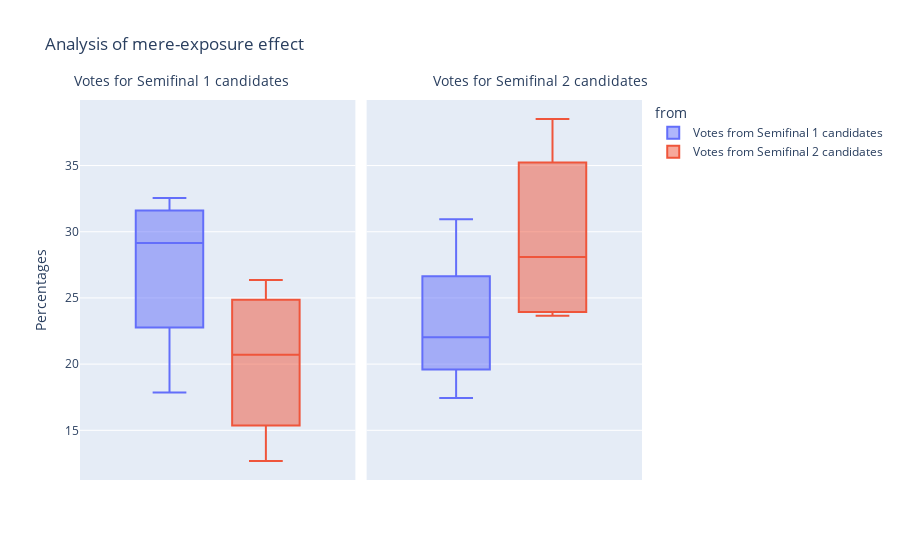

Notebook code cell kept with this figure:
### Markdown cell above
Bovenstaand figuur toont aan dat er meer punten toegekend worden aan landen met queer artiesten. Zes procent van alle deelnemers is openlijk queer, maar van alle winnaars is dit zestig procent. Hieruit blijkt dat er een positieve correlatie is tussen queerness van een artiest en het aantal stemmen dat dat land krijgt. De stemming wordt dus beïnvloedt door overige, niet culturele factoren.

### Code cell
for i in range(2016, 2020):
    candidates_sf1 = euro_df[(euro_df.Edition == '{i}sf1'.format(i=i)) & (euro_df['Jury or Televoting'] == 'T')]['From country']
    sf1 = list(set(candidates_sf1))

    candidates_sf2 = euro_df[(euro_df.Edition== '{i}sf2'.format(i=i)) & (euro_df['Jury or Televoting'] == 'T')]['From country']
    sf2 = list(set(candidates_sf2))


    sf1_to_sf1 = euro_df[(euro_df['From country'].isin(sf1)) & (euro_df.Edition =='{i}f'.format(i=i)) & (euro_df['To country'].isin(sf1))]['Points']
    s11 = sf1_to_sf1.sum()

    sf1_to_sf2 = euro_df[(euro_df['From country'].isin(sf1)) & (euro_df['To country'].isin(sf2)) & (euro_df.Edition=='{i}f'.format(i=i))]['Points']
    s12 = sf1_to_sf2.sum()

    sf2_to_sf2 = euro_df[(euro_df['From country'].isin(sf2)) & (euro_df['To country'].isin(sf2)) & (euro_df.Edition=='{i}f'.format(i=i))]['Points']
    s22 = sf2_to_sf2.sum()

    sf2_to_sf1 = euro_df[(euro_df['From country'].isin(sf2)) & (euro_df['To country'].isin(sf1)) & (euro_df.Edition=='{i}f'.format(i=i))]['Points']
    s21 = sf2_to_sf1.sum()
   
    all_points = sum([s11,s12,s21,s22])
    percentages = [s11/all_points*100, s12/all_points*100, s21/all_points*100, s22/all_points*100]

details = {
    'Year' : ['2016','2016','2016','2016', '2017', '2017', '2017', '2017', '2018', '2018', '2018', '2018', '2019', '2019', '2019', '2019'],
    'from': ['T', 'T', 'F', 'F','T', 'T', 'F', 'F','T', 'T', 'F', 'F','T', 'T', 'F', 'F'],
    'to': ['T', 'F', 'T', 'F','T', 'F','T', 'F','T', 'F','T', 'F','T', 'F','T', 'F'],
    'Percentages' : [27.66830870279146, 22.33169129720854, 18.041871921182263, 31.958128078817733, 32.55336617405583, 17.446633825944172, 26.354679802955665, 23.645320197044335, 30.64449917898194, 21.736453201970445, 23.37848932676519, 24.24055829228243, 17.857142857142858, 30.94525235243798, 12.681779298545765, 38.51582549187339]
}
 
# creating a Dataframe object
df = pd.DataFrame(details)
fig = px.box(df, y='Percentages', color='from', facet_col='to', facet_col_wrap=2, title = 'Analysis of mere-exposure effect')
# Update the layout with new subplot titles
fig.update_traces(
    legendgroup='from',
    name='Votes from Semifinal 1 candidates',
    selector=dict(name='T')
)

fig.update_traces(
    legendgroup='from',
    name='Votes from Semifinal 2 candidates',
    selector=dict(name='F')
)
fig.update_layout(
    title='Analysis of mere-exposure effect',
    annotations=[
        dict(
            x=0.18,
            y=1.02,
            xref='paper',
            yref='paper',
            text='Votes for Semifinal 1 candidates',
            showarrow=False,
            font=dict(size=14)
        ),
        dict(
            x=0.82,
            y=1.02,
            xref='paper',
            yref='paper',
            text='Votes for Semifinal 2 candidates',
            showarrow=False,
            font=dict(size=14)
        )
    ]
)
fig.show()

### Figure 1 — Plotly figure (JSON) as saved in the notebook; plotly's stock layout.template omitted (floating-point values rounded to 4 significant figures)
{"data": [{"alignmentgroup": "True", "hovertemplate": "from=T<br>to=T<br>Percentages=%{y}<extra></extra>", "legendgroup": "from", "marker": {"color": "#636efa"}, "name": "Votes from Semifinal 1 candidates", "notched": false, "offsetgroup": "T", "orientation": "v", "showlegend": true, "type": "box", "x0": " ", "xaxis": "x", "y": [27.67, 32.55, 30.64, 17.86], "y0": " ", "yaxis": "y"}, {"alignmentgroup": "True", "hovertemplate": "from=T<br>to=F<br>Percentages=%{y}<extra></extra>", "legendgroup": "from", "marker": {"color": "#636efa"}, "name": "Votes from Semifinal 1 candidates", "notched": false, "offsetgroup": "T", "orientation": "v", "showlegend": false, "type": "box", "x0": " ", "xaxis": "x2", "y": [22.33, 17.45, 21.74, 30.95], "y0": " ", "yaxis": "y2"}, {"alignmentgroup": "True", "hovertemplate": "from=F<br>to=T<br>Percentages=%{y}<extra></extra>", "legendgroup": "from", "marker": {"color": "#EF553B"}, "name": "Votes from Semifinal 2 candidates", "notched": false, "offsetgroup": "F", "orientation": "v", "showlegend": true, "type": "box", "x0": " ", "xaxis": "x", "y": [18.04, 26.35, 23.38, 12.68], "y0": " ", "yaxis": "y"}, {"alignmentgroup": "True", "hovertemplate": "from=F<br>to=F<br>Percentages=%{y}<extra></extra>", "legendgroup": "from", "marker": {"color": "#EF553B"}, "name": "Votes from Semifinal 2 candidates", "notched": false, "offsetgroup": "F", "orientation": "v", "showlegend": false, "type": "box", "x0": " ", "xaxis": "x2", "y": [31.96, 23.65, 24.24, 38.52], "y0": " ", "yaxis": "y2"}], "layout": {"annotations": [{"font": {"size": 14}, "showarrow": false, "text": "Votes for Semifinal 1 candidates", "x": 0.18, "xanchor": "center", "xref": "paper", "y": 1.02, "yanchor": "bottom", "yref": "paper"}, {"font": {"size": 14}, "showarrow": false, "text": "Votes for Semifinal 2 candidates", "x": 0.82, "xanchor": "center", "xref": "paper", "y": 1.02, "yanchor": "bottom", "yref": "paper"}], "boxmode": "group", "legend": {"title": {"text": "from"}, "tracegroupgap": 0}, "title": {"text": "Analysis of mere-exposure effect"}, "xaxis": {"anchor": "y", "domain": [0, 0.49]}, "xaxis2": {"anchor": "y2", "domain": [0.51, 1], "matches": "x"}, "yaxis": {"anchor": "x", "domain": [0, 1], "title": {"text": "Percentages"}}, "yaxis2": {"anchor": "x2", "domain": [0, 1], "matches": "y", "showticklabels": false}}}
